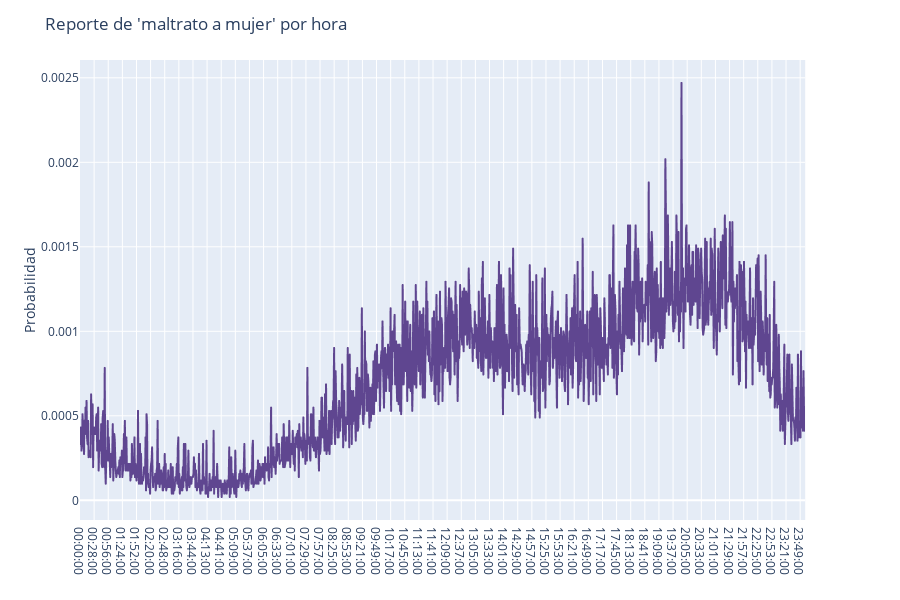

Notebook source saved alongside this figure:
### Code cell
#Maltrato
subdata_maltrato = pd.DataFrame(subdata.query('TIPO_DETALLE == "611 - MALTRATO"'))
Cantidad_total = subdata_maltrato['Cantidad'].sum()
subdata_maltrato['Probabilidad'] = subdata_maltrato['Cantidad']/Cantidad_total

fig = px.line(subdata_maltrato, x='time_stamp', y='Probabilidad',
              color_discrete_sequence = px.colors.qualitative.Prism[0:])
fig.update_layout(title_text="Reporte de 'maltrato a mujer' por hora",
                  xaxis_rangeslider_visible=False)
fig.update_xaxes(title="")
fig.write_image("figuras_nuse/hora_probab_maltrato_ts.png")
fig.show()

### Figure 1 — Plotly figure (JSON) as saved in the notebook; plotly's stock layout.template omitted (floating-point values rounded to 4 significant figures; data arrays with more than 128 entries replaced by an {"elided": "..."} marker saying what was removed)
{"data": [{"hoverlabel": {"namelength": 0}, "hovertemplate": "time_stamp=%{x}<br>Probabilidad=%{y}", "legendgroup": "", "line": {"color": "rgb(95, 70, 144)", "dash": "solid"}, "mode": "lines", "name": "", "showlegend": false, "type": "scattergl", "x": {"elided": "1439 str values"}, "xaxis": "x", "y": {"elided": "1439 float values"}, "yaxis": "y"}], "layout": {"height": 600, "legend": {"tracegroupgap": 0}, "margin": {"t": 60}, "title": {"text": "Reporte de 'maltrato a mujer' por hora"}, "xaxis": {"anchor": "y", "domain": [0, 0.98], "rangeslider": {"visible": false}, "title": {"text": ""}}, "yaxis": {"anchor": "x", "domain": [0, 1], "title": {"text": "Probabilidad"}}}}
